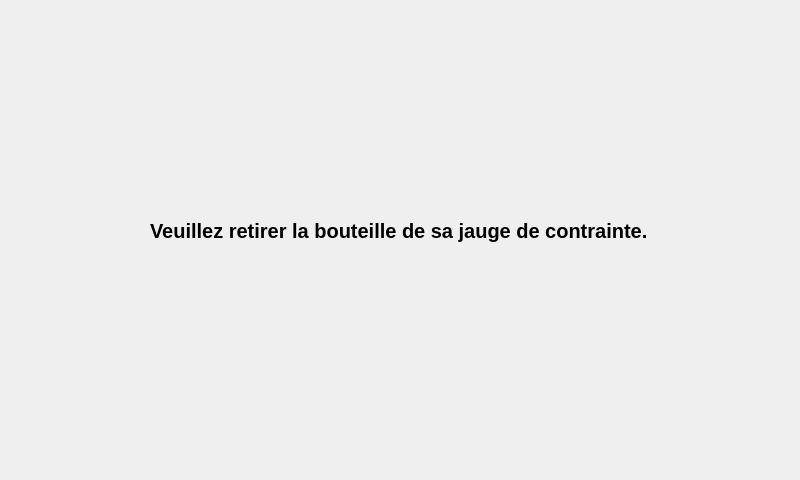
<?xml version="1.0" encoding="UTF-8"?>
<ui version="4.0">
 <class>pageetaloretirer</class>
 <widget class="QWidget" name="pageetaloretirer">
  <property name="geometry">
   <rect>
    <x>0</x>
    <y>0</y>
    <width>800</width>
    <height>480</height>
   </rect>
  </property>
  <property name="windowTitle">
   <string>Form</string>
  </property>
  <widget class="QLabel" name="label">
   <property name="geometry">
    <rect>
     <x>150</x>
     <y>190</y>
     <width>511</width>
     <height>81</height>
    </rect>
   </property>
   <property name="font">
    <font>
     <pointsize>15</pointsize>
     <bold>true</bold>
    </font>
   </property>
   <property name="text">
    <string>Veuillez retirer la bouteille de sa jauge de contrainte.</string>
   </property>
  </widget>
 </widget>
 <resources/>
 <connections/>
</ui>
